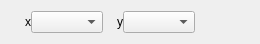
<?xml version="1.0" encoding="UTF-8"?>
<ui version="4.0">
 <class>Form</class>
 <widget class="QWidget" name="Form">
  <property name="geometry">
   <rect>
    <x>0</x>
    <y>0</y>
    <width>260</width>
    <height>44</height>
   </rect>
  </property>
  <property name="windowTitle">
   <string>Form</string>
  </property>
  <layout class="QHBoxLayout" name="horizontalLayout">
   <property name="spacing">
    <number>0</number>
   </property>
   <item>
    <widget class="QLabel" name="label">
     <property name="minimumSize">
      <size>
       <width>20</width>
       <height>0</height>
      </size>
     </property>
     <property name="text">
      <string>x</string>
     </property>
     <property name="alignment">
      <set>Qt::AlignRight|Qt::AlignTrailing|Qt::AlignVCenter</set>
     </property>
    </widget>
   </item>
   <item>
    <widget class="QComboBox" name="comboBox_x"/>
   </item>
   <item>
    <widget class="QLabel" name="label_2">
     <property name="minimumSize">
      <size>
       <width>20</width>
       <height>0</height>
      </size>
     </property>
     <property name="text">
      <string>y</string>
     </property>
     <property name="alignment">
      <set>Qt::AlignRight|Qt::AlignTrailing|Qt::AlignVCenter</set>
     </property>
    </widget>
   </item>
   <item>
    <widget class="QComboBox" name="comboBox_y"/>
   </item>
   <item>
    <spacer name="horizontalSpacer">
     <property name="orientation">
      <enum>Qt::Horizontal</enum>
     </property>
     <property name="sizeHint" stdset="0">
      <size>
       <width>40</width>
       <height>20</height>
      </size>
     </property>
    </spacer>
   </item>
  </layout>
 </widget>
 <resources/>
 <connections/>
</ui>
